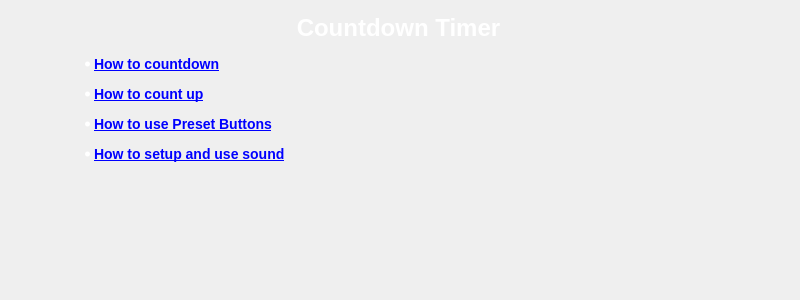
<?xml version="1.0" encoding="UTF-8"?>
<ui version="4.0">
 <class>Help</class>
 <widget class="QDialog" name="Help">
  <property name="geometry">
   <rect>
    <x>0</x>
    <y>0</y>
    <width>800</width>
    <height>300</height>
   </rect>
  </property>
  <property name="windowTitle">
   <string>Help</string>
  </property>
  <widget class="QTextBrowser" name="textBrowser">
   <property name="geometry">
    <rect>
     <x>50</x>
     <y>10</y>
     <width>700</width>
     <height>270</height>
    </rect>
   </property>
   <property name="palette">
    <palette>
     <active>
      <colorrole role="WindowText">
       <brush brushstyle="SolidPattern">
        <color alpha="255">
         <red>255</red>
         <green>255</green>
         <blue>255</blue>
        </color>
       </brush>
      </colorrole>
      <colorrole role="Text">
       <brush brushstyle="SolidPattern">
        <color alpha="255">
         <red>255</red>
         <green>255</green>
         <blue>255</blue>
        </color>
       </brush>
      </colorrole>
      <colorrole role="Base">
       <brush brushstyle="SolidPattern">
        <color alpha="0">
         <red>99</red>
         <green>255</green>
         <blue>242</blue>
        </color>
       </brush>
      </colorrole>
     </active>
     <inactive>
      <colorrole role="WindowText">
       <brush brushstyle="SolidPattern">
        <color alpha="255">
         <red>255</red>
         <green>255</green>
         <blue>255</blue>
        </color>
       </brush>
      </colorrole>
      <colorrole role="Text">
       <brush brushstyle="SolidPattern">
        <color alpha="255">
         <red>255</red>
         <green>255</green>
         <blue>255</blue>
        </color>
       </brush>
      </colorrole>
      <colorrole role="Base">
       <brush brushstyle="SolidPattern">
        <color alpha="0">
         <red>99</red>
         <green>255</green>
         <blue>242</blue>
        </color>
       </brush>
      </colorrole>
     </inactive>
     <disabled>
      <colorrole role="WindowText">
       <brush brushstyle="SolidPattern">
        <color alpha="255">
         <red>120</red>
         <green>120</green>
         <blue>120</blue>
        </color>
       </brush>
      </colorrole>
      <colorrole role="Text">
       <brush brushstyle="SolidPattern">
        <color alpha="255">
         <red>120</red>
         <green>120</green>
         <blue>120</blue>
        </color>
       </brush>
      </colorrole>
      <colorrole role="Base">
       <brush brushstyle="SolidPattern">
        <color alpha="255">
         <red>240</red>
         <green>240</green>
         <blue>240</blue>
        </color>
       </brush>
      </colorrole>
     </disabled>
    </palette>
   </property>
   <property name="frameShape">
    <enum>QFrame::NoFrame</enum>
   </property>
   <property name="lineWidth">
    <number>0</number>
   </property>
   <property name="html">
    <string>&lt;!DOCTYPE HTML PUBLIC &quot;-//W3C//DTD HTML 4.0//EN&quot; &quot;http://www.w3.org/TR/REC-html40/strict.dtd&quot;&gt;
&lt;html&gt;&lt;head&gt;&lt;meta name=&quot;qrichtext&quot; content=&quot;1&quot; /&gt;&lt;style type=&quot;text/css&quot;&gt;
p, li { white-space: pre-wrap; }
&lt;/style&gt;&lt;/head&gt;&lt;body style=&quot; font-family:'MS Shell Dlg 2'; font-size:8.25pt; font-weight:400; font-style:normal;&quot;&gt;
&lt;p align=&quot;center&quot; style=&quot; margin-top:18px; margin-bottom:12px; margin-left:0px; margin-right:0px; -qt-block-indent:0; text-indent:0px;&quot;&gt;&lt;span style=&quot; font-size:xx-large; font-weight:600;&quot;&gt;Countdown Timer&lt;/span&gt; &lt;/p&gt;
&lt;ul style=&quot;margin-top: 0px; margin-bottom: 0px; margin-left: 0px; margin-right: 0px; -qt-list-indent: 1;&quot;&gt;&lt;li style=&quot; font-size:large; font-weight:600;&quot; style=&quot; margin-top:14px; margin-bottom:12px; margin-left:0px; margin-right:0px; -qt-block-indent:0; text-indent:0px;&quot;&gt;&lt;a href=&quot;:/docs/countdown.html&quot;&gt;&lt;span style=&quot; font-size:large; text-decoration: underline; color:#0000ff;&quot;&gt;How to countdown&lt;/span&gt;&lt;/a&gt; &lt;/li&gt;
&lt;li style=&quot; font-size:large; font-weight:600;&quot; style=&quot; margin-top:14px; margin-bottom:12px; margin-left:0px; margin-right:0px; -qt-block-indent:0; text-indent:0px;&quot;&gt;&lt;a href=&quot;:/docs/countup.html&quot;&gt;&lt;span style=&quot; font-size:large; text-decoration: underline; color:#0000ff;&quot;&gt;How to count up&lt;/span&gt;&lt;/a&gt; &lt;/li&gt;
&lt;li style=&quot; font-size:large; font-weight:600;&quot; style=&quot; margin-top:14px; margin-bottom:12px; margin-left:0px; margin-right:0px; -qt-block-indent:0; text-indent:0px;&quot;&gt;&lt;a href=&quot;:/docs/presets.html&quot;&gt;&lt;span style=&quot; font-size:large; text-decoration: underline; color:#0000ff;&quot;&gt;How to use Preset Buttons&lt;/span&gt;&lt;/a&gt; &lt;/li&gt;
&lt;li style=&quot; font-size:large; font-weight:600;&quot; style=&quot; margin-top:14px; margin-bottom:12px; margin-left:0px; margin-right:0px; -qt-block-indent:0; text-indent:0px;&quot;&gt;&lt;a href=&quot;:/docs/sounds.html&quot;&gt;&lt;span style=&quot; font-size:large; text-decoration: underline; color:#0000ff;&quot;&gt;How to setup and use sound&lt;/span&gt;&lt;/a&gt; &lt;/li&gt;&lt;/ul&gt;&lt;/body&gt;&lt;/html&gt;</string>
   </property>
   <property name="source">
    <url>
     <string>qrc:/docs/main.html</string>
    </url>
   </property>
   <property name="searchPaths">
    <stringlist/>
   </property>
   <property name="openExternalLinks">
    <bool>true</bool>
   </property>
   <property name="FingerScrollable" stdset="0">
    <bool>true</bool>
   </property>
  </widget>
 </widget>
 <resources/>
 <connections/>
</ui>
